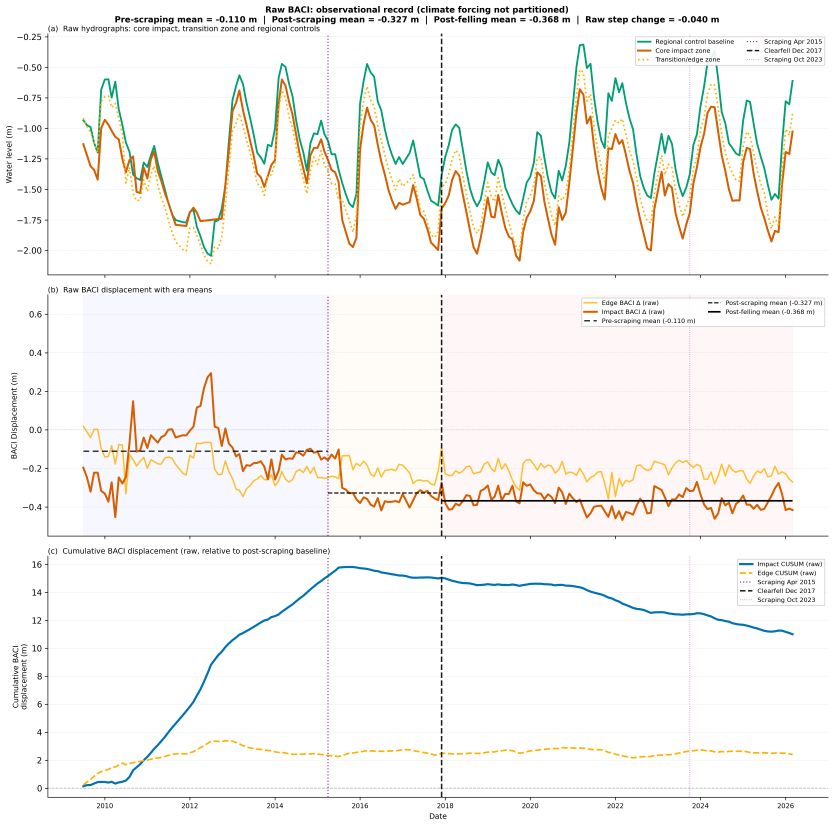
#> input picture 10_clearfell_baci/10_cfell_01b_raw_baci.png, 4169 x 4131 px (shown at 1/5 size)
$ python -i 25_greyscale_figures.py   (imports and definitions only)
#> lines starting #> are read from the running program, lines starting #| are printed output that depends on the picture
#> further down, picture is the input picture: PIL image 4169x4131 RGBA; mean R, G, B, A 247.2, 245.5, 243.4, 255
#!/usr/bin/env python3
"""
25_greyscale_figures.py
=======================
Post-processing script to convert all pipeline colour figures into
journal-ready greyscale versions.

Strategy
--------
This script operates as a **post-processor** — it reads existing colour
figures from the outputs/ tree and writes greyscale versions to a parallel
outputs_bw/ tree, preserving the directory structure.

Two conversion modes are available:

1. **Luminance conversion** (default): Uses ITU-R BT.709 perceptual
   luminance weights (0.2126 R + 0.7152 G + 0.0722 B) to convert each
   pixel. This is the standard method and produces the best results for
   most figure types (line plots, bar charts, scatter plots).

2. **Enhanced contrast**: Applies adaptive histogram equalisation (CLAHE)
   after luminance conversion for figures where the colour palette maps
   to a narrow luminance range (e.g. diverging colormaps on maps).

Known limitations
-----------------
Some figures rely on colour semantics that cannot be faithfully rendered
by pixel-level greyscale conversion:

  - 11b_01/02/03: Categorised ecological zone maps where 5 colour zones
    collapse to similar mid-greys. These need native B&W rendering with
    hatching patterns (future work in Script 11b).
  - difference_maps/diff_*: Diverging RdBu colormaps where the colourbar
    labels reference "blue = wetter" / "red = drier". The text is baked
    into the raster.

These figures are flagged with [REVIEW] in the output and still converted
(the greyscale version is usable but suboptimal). Pass --exclude-problem
to skip them entirely.

Usage
-----
    python src/25_greyscale_figures.py [--enhanced] [--dpi DPI] [--skip-maps]
                                      [--exclude-problem] [--dry-run]

    --enhanced        Apply CLAHE contrast enhancement to all figures
    --dpi DPI         Override output DPI (default: preserve original)
    --skip-maps       Skip spatial map figures (which may need manual review)
    --exclude-problem Skip figures with known greyscale conversion problems
    --dry-run         List files that would be converted without converting

Regeneration
------------
This script is idempotent. To regenerate after data changes:
    1. Re-run the upstream pipeline (run_analysis.py)
    2. Re-run this script: python src/25_greyscale_figures.py

The outputs_bw/ directory can be safely deleted and rebuilt at any time.

Author: Hollingham 2026
Pipeline step: 25 (post-processing)
"""

import argparse
import sys
from pathlib import Path

import numpy as np
from PIL import Image, ImageEnhance

# ──────────────────────────────────────────────────────────────────────
# Paths
# ──────────────────────────────────────────────────────────────────────
REPO_ROOT = Path(__file__).resolve().parent.parent
COLOUR_DIR = REPO_ROOT / "outputs"
BW_DIR = REPO_ROOT / "outputs_bw"

# Supported image extensions
IMAGE_EXTENSIONS = {".png", ".jpg", ".jpeg"}

# ──────────────────────────────────────────────────────────────────────
# Problem figures — convert with warning, or skip with --exclude-problem
# ──────────────────────────────────────────────────────────────────────
# These figures use colour semantics (categorised zones, diverging
# colormaps with colour-referenced labels) that do not survive naive
# greyscale conversion. They need native B&W rendering at source.
#
# Format: relative path fragments matched against the figure's relative
# path (from outputs/). A figure is flagged if any fragment matches.

PROBLEM_FIGURE_PATTERNS = [
    # Script 11b: ecological zone maps with 5 categorised colour bands
    # (blue/green/yellow/orange/red) that collapse to similar mid-greys.
    "11b_spatial_thresholds/11b_01_summer_minima_depth",
    "11b_spatial_thresholds/11b_02_winter_maxima_depth",
    "11b_spatial_thresholds/11b_03_pflood",
    # Script 19 difference maps: diverging RdBu colormaps with
    # colourbar labels referencing "blue = wetter" / "red = drier".
    "difference_maps/diff_",
]

PROBLEM_REASON = {
    "11b_spatial_thresholds/11b_01": (
        "Categorised ecological zones (5 colour bands) collapse to "
        "similar mid-greys. Needs hatched zone rendering in Script 11b."
    ),
    "11b_spatial_thresholds/11b_02": (
        "Categorised winter ecological zones (4 colour bands) collapse "
        "to similar mid-greys. Needs hatched zone rendering in Script 11b."
    ),
    "11b_spatial_thresholds/11b_03_pflood": (
        "Green/orange binary categorisation lost; cluster dot colours "
        "all become similar greys. Needs native B&W rendering."
    ),
    "difference_maps/diff_": (
        "Diverging RdBu colormap labels reference 'blue = wetter' / "
        "'red = drier' which is meaningless in greyscale. Colourbar "
        "text is baked into the raster and cannot be post-edited."
    ),
}


# [13 lines left out: function is_problem_figure, not called in this run]


# ──────────────────────────────────────────────────────────────────────
# Conversion functions
# ──────────────────────────────────────────────────────────────────────

def luminance_greyscale(img: Image.Image) -> Image.Image:
    """
    Convert an RGBA/RGB image to greyscale using ITU-R BT.709 perceptual
    luminance weights, preserving the alpha channel if present.

    This is superior to PIL's .convert('L') which uses older BT.601
    weights. The BT.709 weights (0.2126, 0.7152, 0.0722) better match
    human perception of brightness.
    """
    has_alpha = img.mode == "RGBA"
#> has_alpha = True

    if has_alpha:
        # Composite onto white background first, then convert
        # This avoids grey halos around transparent edges
        background = Image.new("RGBA", img.size, (255, 255, 255, 255))
#> background: PIL image 4169x4131 RGBA; every value is 255
        composited = Image.alpha_composite(background, img)
        arr = np.array(composited, dtype=np.float64)
    else:
        arr = np.array(img.convert("RGB"), dtype=np.float64)

    # BT.709 luminance
    grey = (
        0.2126 * arr[:, :, 0]
        + 0.7152 * arr[:, :, 1]
        + 0.0722 * arr[:, :, 2]
    )
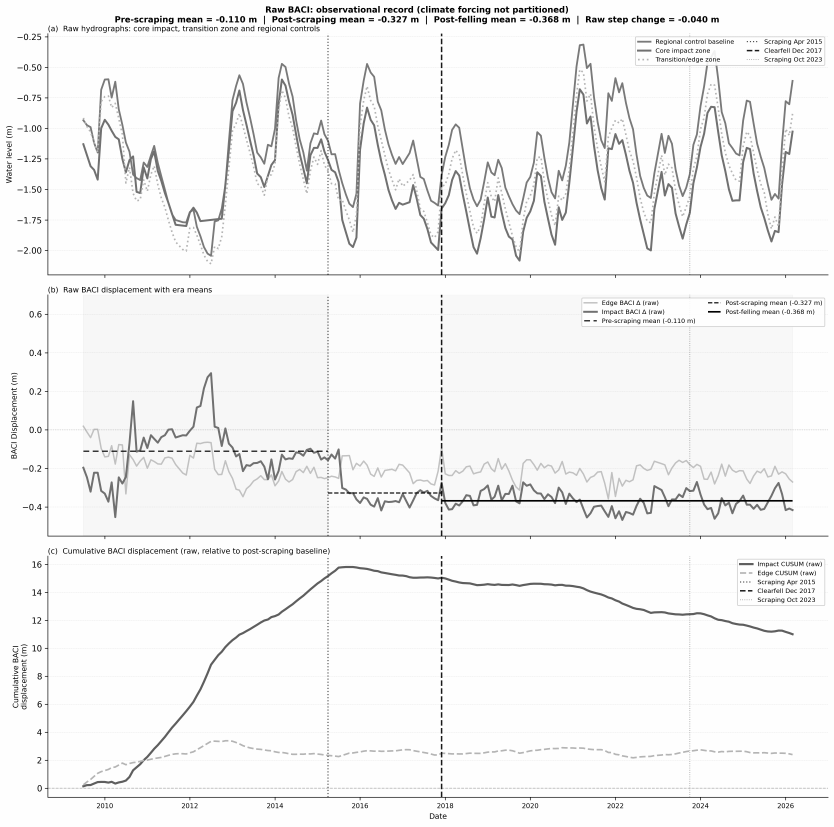
#> grey: shape (4131, 4169) float64 (shown at 1/5 size); min 0, max 255, mean 245.7
    grey = np.clip(grey, 0, 255).astype(np.uint8)

    return Image.fromarray(grey, mode="L")


def enhanced_greyscale(img: Image.Image) -> Image.Image:
    """
    Luminance conversion followed by contrast-limited adaptive histogram
    equalisation (CLAHE) for figures with narrow luminance ranges.

    Uses a simple Pillow-based approach: convert to greyscale, then
    auto-contrast with a small cutoff to expand the dynamic range.
    """
    grey_img = luminance_greyscale(img)

    # Auto-contrast: clips 0.5% of lightest and darkest pixels
    from PIL import ImageOps
    enhanced = ImageOps.autocontrast(grey_img, cutoff=0.5)

    # Slight sharpening to compensate for any softening
    enhancer = ImageEnhance.Sharpness(enhanced)
    enhanced = enhancer.enhance(1.1)

    return enhanced


# [214 lines left out: functions convert_figure, collect_figures, main, not called in this run]


# [2 lines not run here, left out]

>>> from PIL import Image
>>> picture = Image.open('../10_clearfell_baci/10_cfell_01b_raw_baci.png')
>>> result = enhanced_greyscale(picture)

$ run again, on 10_clearfell_baci/10_cfell_02_drainage_diagnostic_part1.png
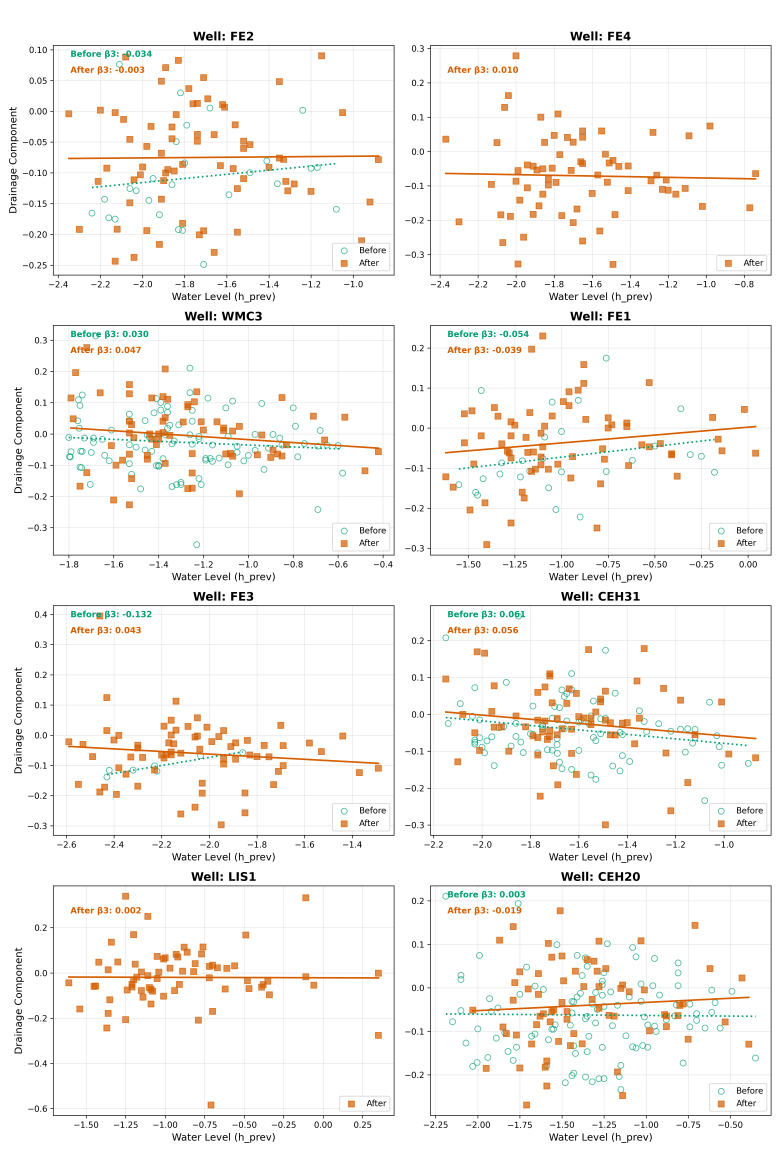
#> input picture 10_clearfell_baci/10_cfell_02_drainage_diagnostic_part1.png, 3900 x 5760 px (shown at 1/5 size)
#> picture is the input picture: PIL image 3900x5760 RGBA; mean R, G, B, A 247.5, 245.4, 242.6, 255
#> background: PIL image 3900x5760 RGBA; every value is 255
#> in luminance_greyscale, `grey = ( 0.2126 * arr[:, :, 0] + 0.7152 * arr[:, :, 1] + 0.0722 * arr[..`:
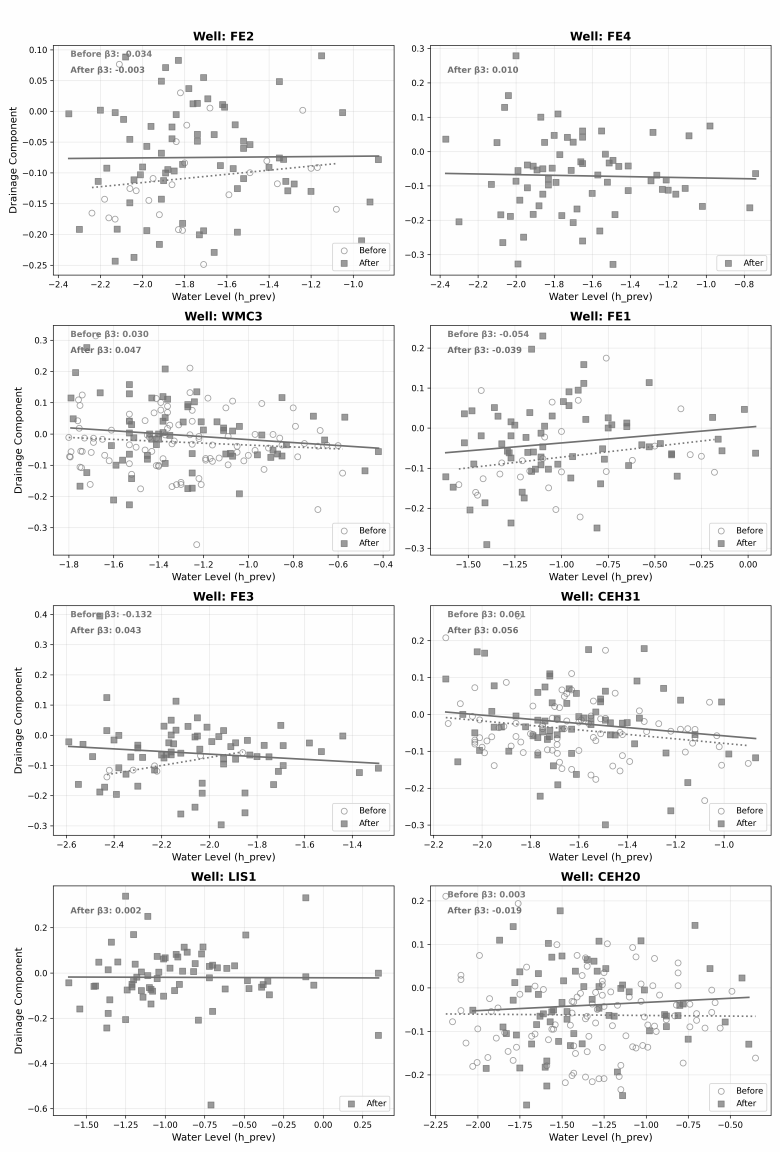
#> grey: shape (5760, 3900) float64 (shown at 1/5 size); min 0, max 255, mean 245.6

$ run again, on 10_clearfell_baci/10_cfell_02_drainage_diagnostic_part3.png
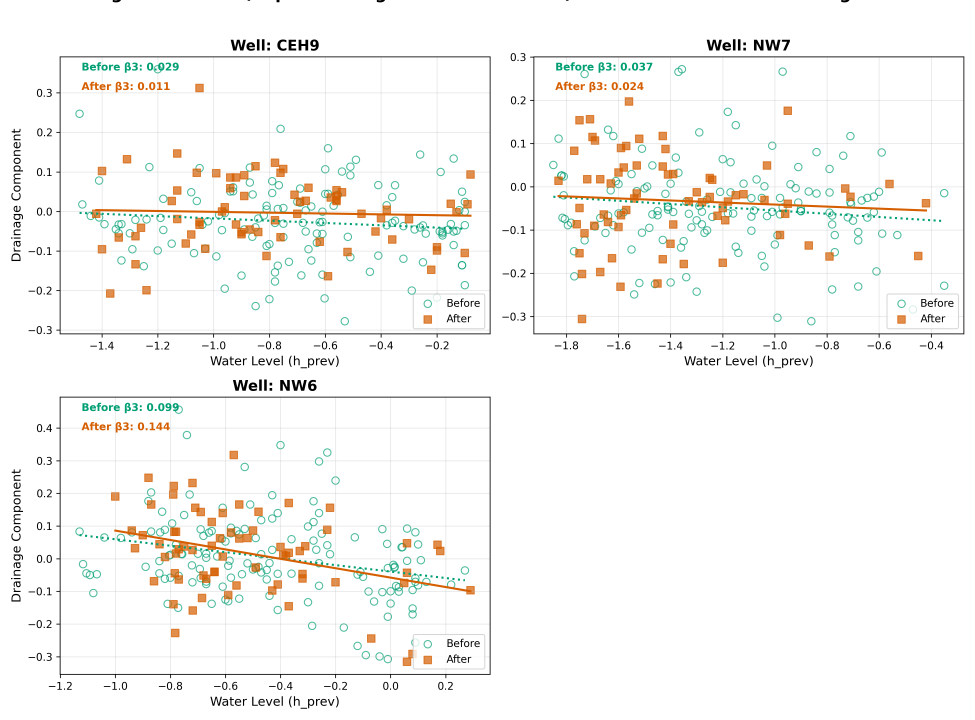
#> input picture 10_clearfell_baci/10_cfell_02_drainage_diagnostic_part3.png, 3900 x 2880 px (shown at 1/4 size)
#> picture is the input picture: PIL image 3900x2880 RGBA; mean R, G, B, A 247.6, 247.1, 244.8, 255
#> background: PIL image 3900x2880 RGBA; every value is 255
#> in luminance_greyscale, `grey = ( 0.2126 * arr[:, :, 0] + 0.7152 * arr[:, :, 1] + 0.0722 * arr[..`:
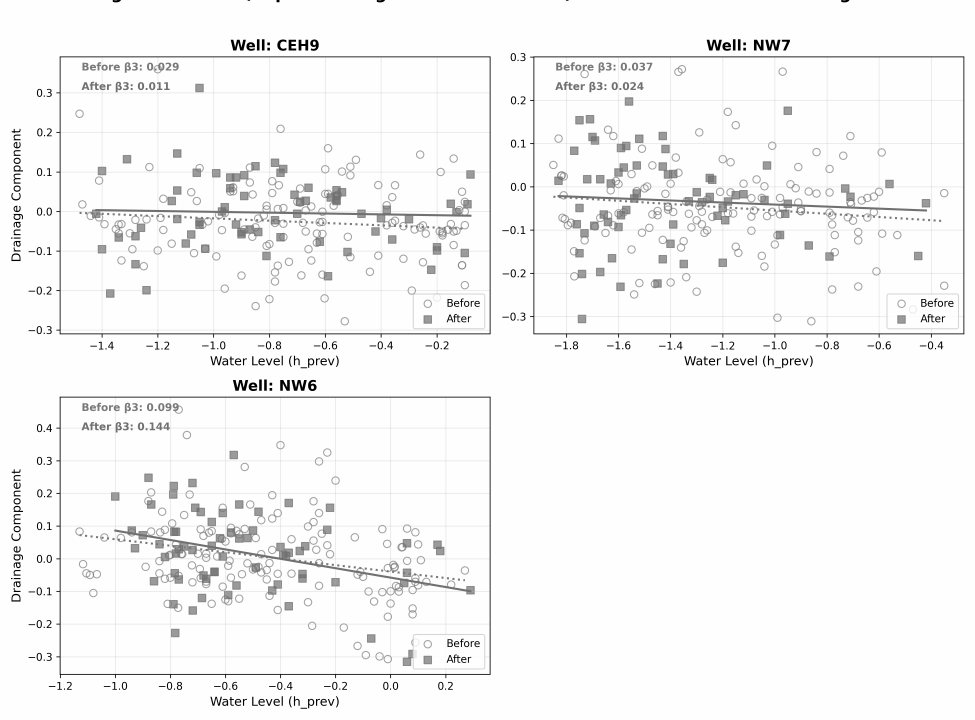
#> grey: shape (2880, 3900) float64 (shown at 1/4 size); min 0, max 255, mean 247.1
